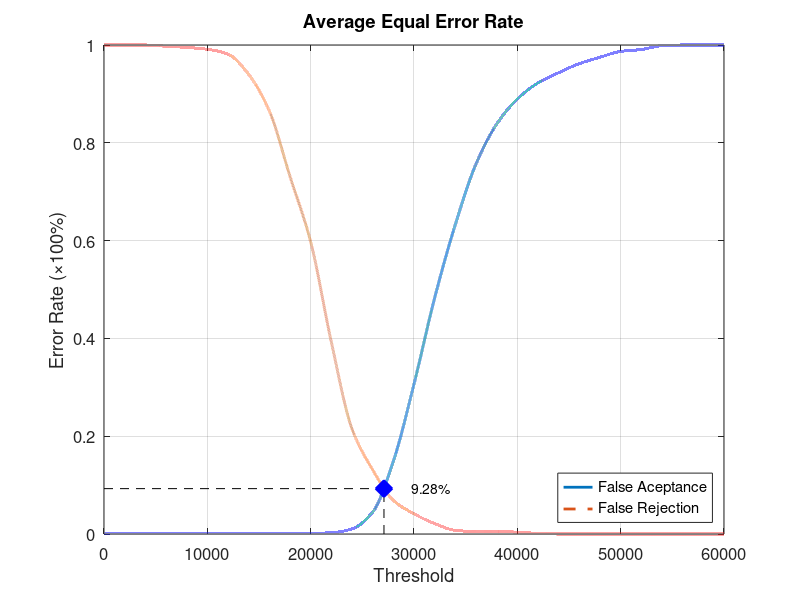
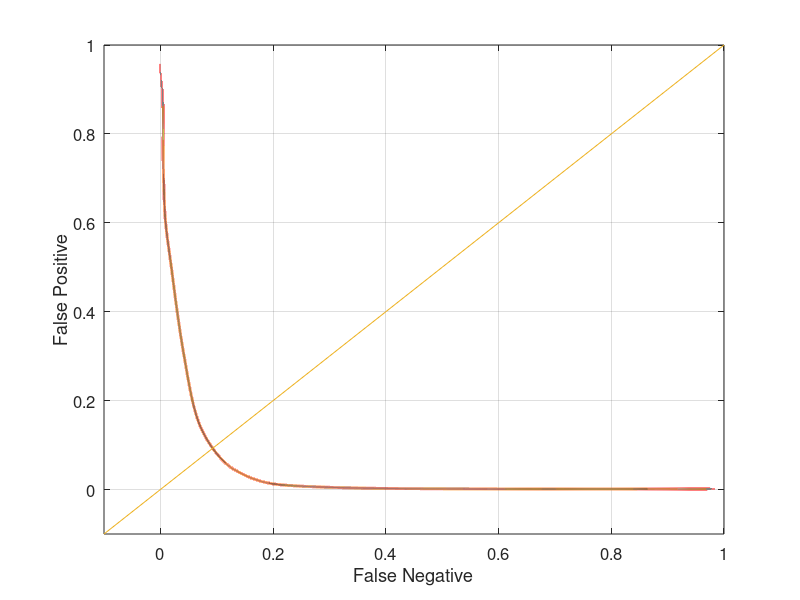

Write MATLAB code to recreate these figures, in order.
function yEER = Experiment4Average
close all;
clear;
clc;
x = 0:2000:60000;
xq = 0:0.5:60000;

y0 = [0 0.00131579 0.00131579 0.00131579 0.00131579 0.00131579 0.00131579 0.00131579 0.00131579 0.00131579 0.00131579 0.00263158 0.0105263 0.0447368 0.148684 0.306579 0.482895 0.632895 0.756579 0.838158 0.889474 0.922368 0.943421 0.961842 0.975 0.986842 0.990789 0.998684 1 1 1];
yy0 = interp1(x, y0, xq, 'pchip');
y1 = [1 1 1 0.9975 0.995 0.99125 0.98125 0.94 0.865 0.73125 0.5975 0.3925 0.215 0.13125 0.06875 0.04125 0.02125 0.0075 0.005 0.005 0.00375 0.00125 0 0 0 0 0 0 0 0 0];
yy1 = interp1(x, y1, xq, 'pchip');

% Calculating EER: 
y2 = abs(y0 - y1);
find(y2 == min(y2))
yy2 = abs(yy0 - yy1);
xEER = find(yy2 == min(yy2));
xEERIndex = xq(xEER) % X-axis EER
yEER = yy0(xEER) % Y-axis EER

main = figure
plot(xq, yy0,'-','LineWidth', 2);	hold on
plot(xq, yy1,'--','LineWidth', 2);	hold on
plot([xEERIndex xEERIndex], [0 yEER], 'k--');	hold on
plot([0 xEERIndex], [yEER yEER], 'k--');	hold on
plot(xEERIndex, yEER, 'bx', 'LineWidth', 10);	hold on
text(xEERIndex + 10 * xEERIndex / 100, yEER, [num2str(round((10000 * yEER)) / 100) '%'])
legend('False Aceptance', 'False Rejection', 'Location', 'SouthEast')
xlabel('Threshold')
ylabel('Error Rate (\times100%)')
title('Average Equal Error Rate')
set(gca, 'FontSize', 12)
axis([0 60000 0 1])
grid on

print(main, 'Experiment4AverageMain', '-dpng');
FNRxFPR = figure('Color', [1 1 1]);
plot(yy1, yy0, '-', yy1, yy0, 'LineWidth', 2);
hold on
y = -0.1:0.1:1
plot(y, y); 
set(gca, 'FontSize', 12)
xlabel('False Negative')
ylabel('False Positive')
axis([-0.1 1 -0.1 1])
set(gca, 'FontSize', 12)
grid on

print(FNRxFPR, 'Experiment4AverageFNRxFPR','-dpng');
end
